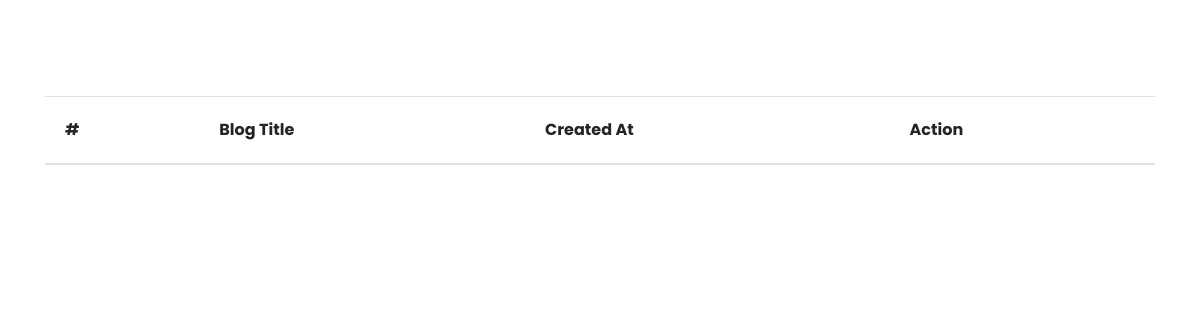
/see-blog/ (signed in), run on an earlier commit of the app's database.
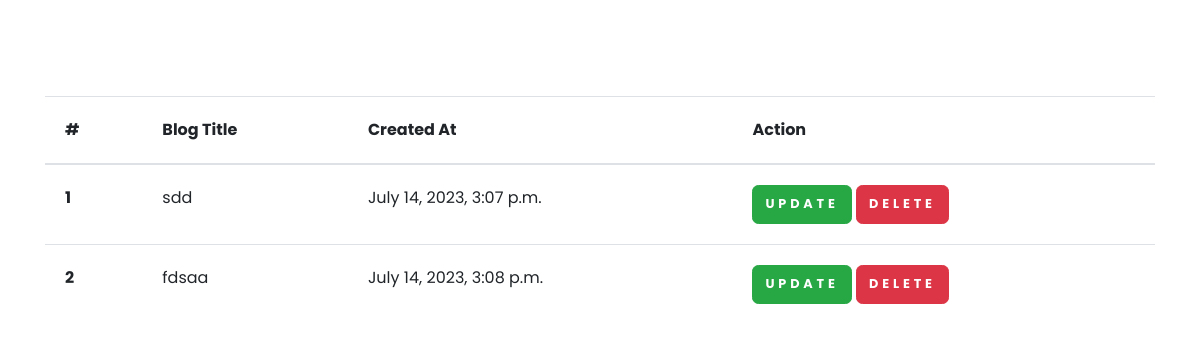
And on a later commit of the database.
### blog/models.py (models this page shows, shortened)
class BlogModel(models.Model):
    title = models.CharField(max_length=1000)
    content = FroalaField()
    user = models.ForeignKey(User, blank=True, null=True, on_delete=models.CASCADE)
    image = models.ImageField(upload_to='static/images')
    created_at = models.DateTimeField(auto_now_add=True)
    updated_at = models.DateTimeField(auto_now=True)

### blog/views.py (the view)
# urls.py: path('see-blog/', views.see_blog, name="see_blog"),
def see_blog(request):
    context = {}
    try:
        blog_objs = BlogModel.objects.filter(user = request.user)
        context['blog_objs'] = blog_objs
    except Exception as e:
        print(e)
    return render(request, 'see_blogs.html', context)

### templates/see_blogs.html
{% extends "base.html" %} {% block body %}
<section class="mt-5 pt-5">
  <div class="container">
    <table class="table">
      <thead>
        <tr>
          <th scope="col">#</th>
          <th scope="col">Blog Title</th>
          <th scope="col">Created At</th>
          <th scope="col">Action</th>
        </tr>
      </thead>
      <tbody>
        {% for blog in blog_objs %}
        <tr>
          <th scope="row">{{forloop.counter}}</th>
          <td>{{blog.title}}</td>
          <td>{{blog.created_at}}</td>
          <td>
            <a href="{% url 'blog_update' blog.title %}" class="btn btn-success"
              >Update</a
            >
            <a href="{% url 'blog_delete' blog.id %}" class="btn btn-danger"
              >Delete</a
            >
          </td>
        </tr>
        {% endfor %}
      </tbody>
    </table>
  </div>
</section>
{% endblock %}

### templates/base.html (shortened to what this page needs)
<!DOCTYPE html>
<html lang="en">
  <head>
    <link rel="stylesheet" href="/static/css/nouislider.css" />
    <link rel="stylesheet" href="/static/css/swiper.min.css" />
    <link rel="stylesheet" href="/static/css/magnific-popup.css" />
    <link
      rel="stylesheet"
      href="/static/css/default.css"
      id="theme-stylesheet"
    />
  </head>
  <body>
    {% block body %} {% endblock %}
  </body>
</html>

What changed in the data, as far as the page shows it:
added BlogModel: title "sdd", created_at "July 14, 2023, 3:07 p.m."
added BlogModel: title "fdsaa", created_at "July 14, 2023, 3:08 p.m."
